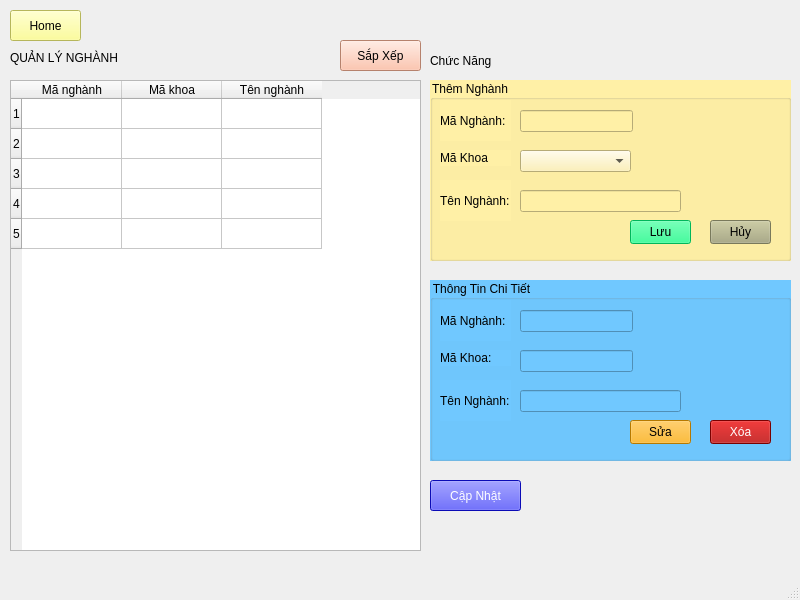
<?xml version="1.0" encoding="UTF-8"?>
<ui version="4.0">
 <class>QuanLyNghanh</class>
 <widget class="QMainWindow" name="QuanLyNghanh">
  <property name="geometry">
   <rect>
    <x>0</x>
    <y>0</y>
    <width>800</width>
    <height>600</height>
   </rect>
  </property>
  <property name="windowTitle">
   <string>MainWindow</string>
  </property>
  <widget class="QWidget" name="centralwidget">
   <widget class="QLabel" name="label_7">
    <property name="geometry">
     <rect>
      <x>10</x>
      <y>50</y>
      <width>151</width>
      <height>16</height>
     </rect>
    </property>
    <property name="styleSheet">
     <string notr="true">font: 700 12pt &quot;Segoe UI&quot;;</string>
    </property>
    <property name="text">
     <string>QUẢN LÝ NGHÀNH</string>
    </property>
   </widget>
   <widget class="QPushButton" name="btnSort">
    <property name="geometry">
     <rect>
      <x>340</x>
      <y>40</y>
      <width>81</width>
      <height>31</height>
     </rect>
    </property>
    <property name="styleSheet">
     <string notr="true">background-color: rgb(255, 182, 153);
font: 10pt &quot;Segoe UI&quot;;</string>
    </property>
    <property name="text">
     <string>Sắp Xếp</string>
    </property>
    <property name="icon">
     <iconset>
      <normaloff>images/ic/icsort.png</normaloff>images/ic/icsort.png</iconset>
    </property>
    <property name="iconSize">
     <size>
      <width>20</width>
      <height>20</height>
     </size>
    </property>
   </widget>
   <widget class="QLabel" name="label_6">
    <property name="geometry">
     <rect>
      <x>430</x>
      <y>50</y>
      <width>131</width>
      <height>21</height>
     </rect>
    </property>
    <property name="styleSheet">
     <string notr="true">font: 700 12pt &quot;Segoe UI&quot;;</string>
    </property>
    <property name="text">
     <string>Chức Năng</string>
    </property>
   </widget>
   <widget class="QGroupBox" name="groupBox_2">
    <property name="geometry">
     <rect>
      <x>430</x>
      <y>80</y>
      <width>361</width>
      <height>181</height>
     </rect>
    </property>
    <property name="styleSheet">
     <string notr="true">background-color: rgb(255, 240, 166);
font: 10pt &quot;Segoe UI&quot;;</string>
    </property>
    <property name="title">
     <string>Thêm Nghành</string>
    </property>
    <widget class="QLabel" name="label_4">
     <property name="geometry">
      <rect>
       <x>10</x>
       <y>20</y>
       <width>71</width>
       <height>41</height>
      </rect>
     </property>
     <property name="styleSheet">
      <string notr="true">font: 10pt &quot;Segoe UI&quot;;</string>
     </property>
     <property name="text">
      <string>Mã Nghành:</string>
     </property>
    </widget>
    <widget class="QLineEdit" name="IDNghanh">
     <property name="geometry">
      <rect>
       <x>90</x>
       <y>30</y>
       <width>113</width>
       <height>22</height>
      </rect>
     </property>
     <property name="styleSheet">
      <string notr="true">font: 10pt &quot;Segoe UI&quot;;</string>
     </property>
     <property name="text">
      <string/>
     </property>
     <property name="readOnly">
      <bool>false</bool>
     </property>
    </widget>
    <widget class="QLabel" name="label_5">
     <property name="geometry">
      <rect>
       <x>10</x>
       <y>100</y>
       <width>71</width>
       <height>41</height>
      </rect>
     </property>
     <property name="styleSheet">
      <string notr="true">font: 10pt &quot;Segoe UI&quot;;</string>
     </property>
     <property name="text">
      <string>Tên Nghành:</string>
     </property>
    </widget>
    <widget class="QLineEdit" name="NameNghanh">
     <property name="geometry">
      <rect>
       <x>90</x>
       <y>110</y>
       <width>161</width>
       <height>22</height>
      </rect>
     </property>
     <property name="styleSheet">
      <string notr="true">font: 10pt &quot;Segoe UI&quot;;</string>
     </property>
     <property name="readOnly">
      <bool>false</bool>
     </property>
    </widget>
    <widget class="QPushButton" name="btnSave">
     <property name="geometry">
      <rect>
       <x>200</x>
       <y>140</y>
       <width>61</width>
       <height>24</height>
      </rect>
     </property>
     <property name="styleSheet">
      <string notr="true">background-color: rgb(0, 255, 127);</string>
     </property>
     <property name="text">
      <string>Lưu</string>
     </property>
    </widget>
    <widget class="QPushButton" name="btnCancel">
     <property name="geometry">
      <rect>
       <x>280</x>
       <y>140</y>
       <width>61</width>
       <height>24</height>
      </rect>
     </property>
     <property name="styleSheet">
      <string notr="true">background-color: rgb(170, 170, 127);</string>
     </property>
     <property name="text">
      <string>Hủy</string>
     </property>
    </widget>
    <widget class="QLabel" name="label_8">
     <property name="geometry">
      <rect>
       <x>10</x>
       <y>70</y>
       <width>71</width>
       <height>16</height>
      </rect>
     </property>
     <property name="styleSheet">
      <string notr="true">font: 10pt &quot;Segoe UI&quot;;</string>
     </property>
     <property name="text">
      <string>Mã Khoa</string>
     </property>
    </widget>
    <widget class="QComboBox" name="cbBoxKhoa">
     <property name="geometry">
      <rect>
       <x>90</x>
       <y>70</y>
       <width>111</width>
       <height>22</height>
      </rect>
     </property>
    </widget>
   </widget>
   <widget class="QGroupBox" name="groupBox">
    <property name="geometry">
     <rect>
      <x>430</x>
      <y>280</y>
      <width>361</width>
      <height>181</height>
     </rect>
    </property>
    <property name="styleSheet">
     <string notr="true">background-color: rgb(112, 200, 255);
font: 10pt &quot;Segoe UI&quot;;</string>
    </property>
    <property name="title">
     <string>Thông Tin Chi Tiết</string>
    </property>
    <widget class="QLabel" name="label_2">
     <property name="geometry">
      <rect>
       <x>10</x>
       <y>70</y>
       <width>71</width>
       <height>16</height>
      </rect>
     </property>
     <property name="styleSheet">
      <string notr="true">font: 10pt &quot;Segoe UI&quot;;</string>
     </property>
     <property name="text">
      <string>Mã Khoa:</string>
     </property>
    </widget>
    <widget class="QLineEdit" name="detailIDKhoa">
     <property name="geometry">
      <rect>
       <x>90</x>
       <y>70</y>
       <width>113</width>
       <height>22</height>
      </rect>
     </property>
     <property name="styleSheet">
      <string notr="true">font: 10pt &quot;Segoe UI&quot;;</string>
     </property>
     <property name="readOnly">
      <bool>true</bool>
     </property>
    </widget>
    <widget class="QLabel" name="label_3">
     <property name="geometry">
      <rect>
       <x>10</x>
       <y>100</y>
       <width>71</width>
       <height>41</height>
      </rect>
     </property>
     <property name="styleSheet">
      <string notr="true">font: 10pt &quot;Segoe UI&quot;;</string>
     </property>
     <property name="text">
      <string>Tên Nghành:</string>
     </property>
    </widget>
    <widget class="QLineEdit" name="detailNameNghanh">
     <property name="geometry">
      <rect>
       <x>90</x>
       <y>110</y>
       <width>161</width>
       <height>22</height>
      </rect>
     </property>
     <property name="styleSheet">
      <string notr="true">font: 10pt &quot;Segoe UI&quot;;</string>
     </property>
     <property name="readOnly">
      <bool>true</bool>
     </property>
    </widget>
    <widget class="QPushButton" name="btnEdit">
     <property name="geometry">
      <rect>
       <x>200</x>
       <y>140</y>
       <width>61</width>
       <height>24</height>
      </rect>
     </property>
     <property name="styleSheet">
      <string notr="true">background-color: rgb(255, 170, 0);</string>
     </property>
     <property name="text">
      <string>Sửa</string>
     </property>
    </widget>
    <widget class="QPushButton" name="btnDelete">
     <property name="geometry">
      <rect>
       <x>280</x>
       <y>140</y>
       <width>61</width>
       <height>24</height>
      </rect>
     </property>
     <property name="styleSheet">
      <string notr="true">background-color: rgb(170, 0, 0);
color: rgb(255, 255, 255);</string>
     </property>
     <property name="text">
      <string>Xóa</string>
     </property>
    </widget>
    <widget class="QLabel" name="label_9">
     <property name="geometry">
      <rect>
       <x>10</x>
       <y>20</y>
       <width>71</width>
       <height>41</height>
      </rect>
     </property>
     <property name="styleSheet">
      <string notr="true">font: 10pt &quot;Segoe UI&quot;;</string>
     </property>
     <property name="text">
      <string>Mã Nghành:</string>
     </property>
    </widget>
    <widget class="QLineEdit" name="detailIDNghanh">
     <property name="geometry">
      <rect>
       <x>90</x>
       <y>30</y>
       <width>113</width>
       <height>22</height>
      </rect>
     </property>
     <property name="styleSheet">
      <string notr="true">font: 10pt &quot;Segoe UI&quot;;</string>
     </property>
     <property name="readOnly">
      <bool>true</bool>
     </property>
    </widget>
   </widget>
   <widget class="QPushButton" name="btnReload">
    <property name="geometry">
     <rect>
      <x>430</x>
      <y>480</y>
      <width>91</width>
      <height>31</height>
     </rect>
    </property>
    <property name="styleSheet">
     <string notr="true">background-color: rgb(16, 16, 255);
font: 10pt &quot;Segoe UI&quot;;
color: rgb(255, 255, 255);</string>
    </property>
    <property name="text">
     <string>Cập Nhật</string>
    </property>
    <property name="icon">
     <iconset>
      <normaloff>images/ic/icreload.png</normaloff>images/ic/icreload.png</iconset>
    </property>
    <property name="iconSize">
     <size>
      <width>20</width>
      <height>20</height>
     </size>
    </property>
   </widget>
   <widget class="QPushButton" name="btnHome">
    <property name="geometry">
     <rect>
      <x>10</x>
      <y>10</y>
      <width>71</width>
      <height>31</height>
     </rect>
    </property>
    <property name="styleSheet">
     <string notr="true">font: 10pt &quot;Segoe UI&quot;;
background-color: rgb(255, 255, 127);</string>
    </property>
    <property name="text">
     <string>Home</string>
    </property>
    <property name="icon">
     <iconset>
      <normaloff>images/ic/icHome.png</normaloff>images/ic/icHome.png</iconset>
    </property>
    <property name="iconSize">
     <size>
      <width>20</width>
      <height>20</height>
     </size>
    </property>
   </widget>
   <widget class="QTableWidget" name="tableNghanh">
    <property name="geometry">
     <rect>
      <x>10</x>
      <y>80</y>
      <width>411</width>
      <height>471</height>
     </rect>
    </property>
    <property name="rowCount">
     <number>5</number>
    </property>
    <property name="columnCount">
     <number>3</number>
    </property>
    <row/>
    <row/>
    <row/>
    <row/>
    <row/>
    <column>
     <property name="text">
      <string>Mã nghành</string>
     </property>
    </column>
    <column>
     <property name="text">
      <string>Mã khoa</string>
     </property>
    </column>
    <column>
     <property name="text">
      <string>Tên nghành</string>
     </property>
    </column>
   </widget>
  </widget>
  <widget class="QMenuBar" name="menubar">
   <property name="geometry">
    <rect>
     <x>0</x>
     <y>0</y>
     <width>800</width>
     <height>22</height>
    </rect>
   </property>
  </widget>
  <widget class="QStatusBar" name="statusbar"/>
 </widget>
 <resources/>
 <connections/>
</ui>
